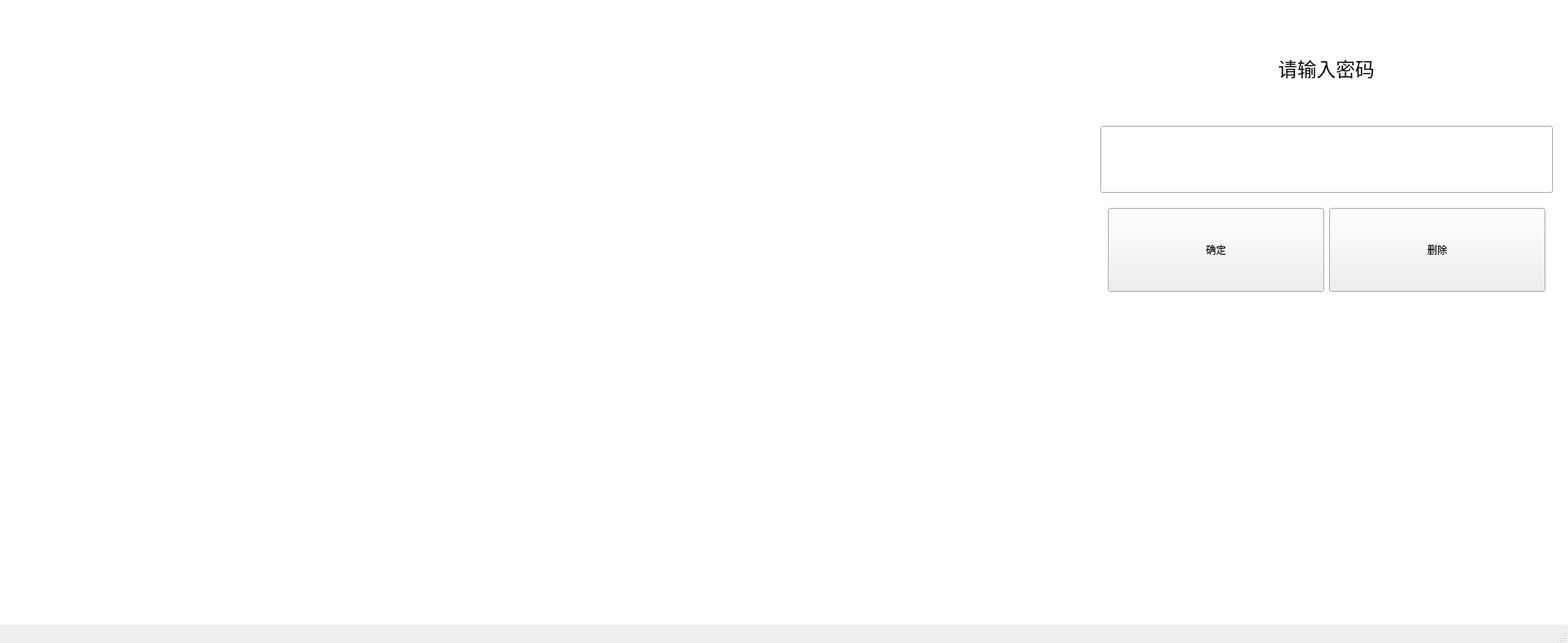
<?xml version="1.0" encoding="UTF-8"?>
<ui version="4.0">
 <class>LogIn</class>
 <widget class="QMainWindow" name="LogIn">
  <property name="geometry">
   <rect>
    <x>0</x>
    <y>0</y>
    <width>1871</width>
    <height>767</height>
   </rect>
  </property>
  <property name="windowTitle">
   <string>MainWindow</string>
  </property>
  <widget class="QWidget" name="centralwidget">
   <property name="styleSheet">
    <string notr="true">QWidget#centralwidget{background:rgb(255, 255, 255)}</string>
   </property>
   <layout class="QHBoxLayout" name="horizontalLayout">
    <item>
     <widget class="QLabel" name="label_cap">
      <property name="sizePolicy">
       <sizepolicy hsizetype="Expanding" vsizetype="Expanding">
        <horstretch>4</horstretch>
        <verstretch>3</verstretch>
       </sizepolicy>
      </property>
      <property name="minimumSize">
       <size>
        <width>1280</width>
        <height>720</height>
       </size>
      </property>
      <property name="text">
       <string/>
      </property>
     </widget>
    </item>
    <item>
     <widget class="QWidget" name="widget" native="true">
      <layout class="QVBoxLayout" name="verticalLayout">
       <item alignment="Qt::AlignHCenter">
        <widget class="QLabel" name="label_2">
         <property name="font">
          <font>
           <pointsize>17</pointsize>
          </font>
         </property>
         <property name="text">
          <string>请输入密码</string>
         </property>
        </widget>
       </item>
       <item>
        <widget class="QLineEdit" name="lineEdit">
         <property name="minimumSize">
          <size>
           <width>0</width>
           <height>80</height>
          </size>
         </property>
         <property name="font">
          <font>
           <pointsize>24</pointsize>
          </font>
         </property>
        </widget>
       </item>
       <item>
        <widget class="QWidget" name="widget_2" native="true">
         <property name="minimumSize">
          <size>
           <width>100</width>
           <height>120</height>
          </size>
         </property>
         <layout class="QHBoxLayout" name="horizontalLayout_2">
          <item>
           <widget class="QPushButton" name="pushButton_ok">
            <property name="minimumSize">
             <size>
              <width>0</width>
              <height>100</height>
             </size>
            </property>
            <property name="text">
             <string>确定</string>
            </property>
           </widget>
          </item>
          <item>
           <widget class="QPushButton" name="pushButton_delete">
            <property name="minimumSize">
             <size>
              <width>0</width>
              <height>100</height>
             </size>
            </property>
            <property name="text">
             <string>删除</string>
            </property>
           </widget>
          </item>
         </layout>
        </widget>
       </item>
       <item>
        <widget class="QLabel" name="label_picture">
         <property name="minimumSize">
          <size>
           <width>540</width>
           <height>360</height>
          </size>
         </property>
         <property name="font">
          <font>
           <pointsize>13</pointsize>
          </font>
         </property>
         <property name="styleSheet">
          <string notr="true">border-image:url(:/decorate/zzf.jpg)</string>
         </property>
         <property name="text">
          <string/>
         </property>
        </widget>
       </item>
      </layout>
     </widget>
    </item>
   </layout>
  </widget>
  <widget class="QStatusBar" name="statusbar"/>
 </widget>
 <resources>
  <include location="recognize_character.qrc"/>
 </resources>
 <connections/>
</ui>
